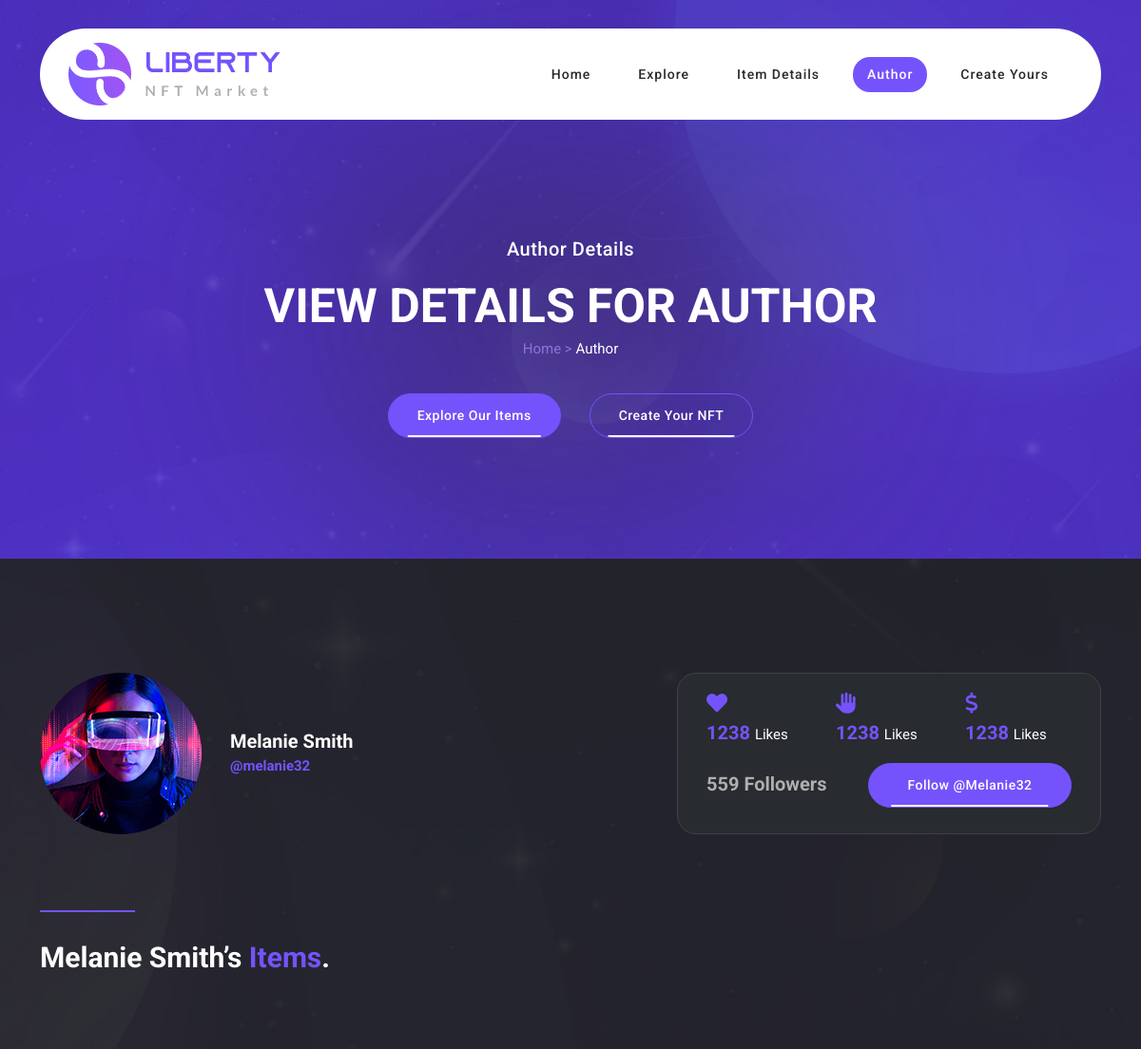
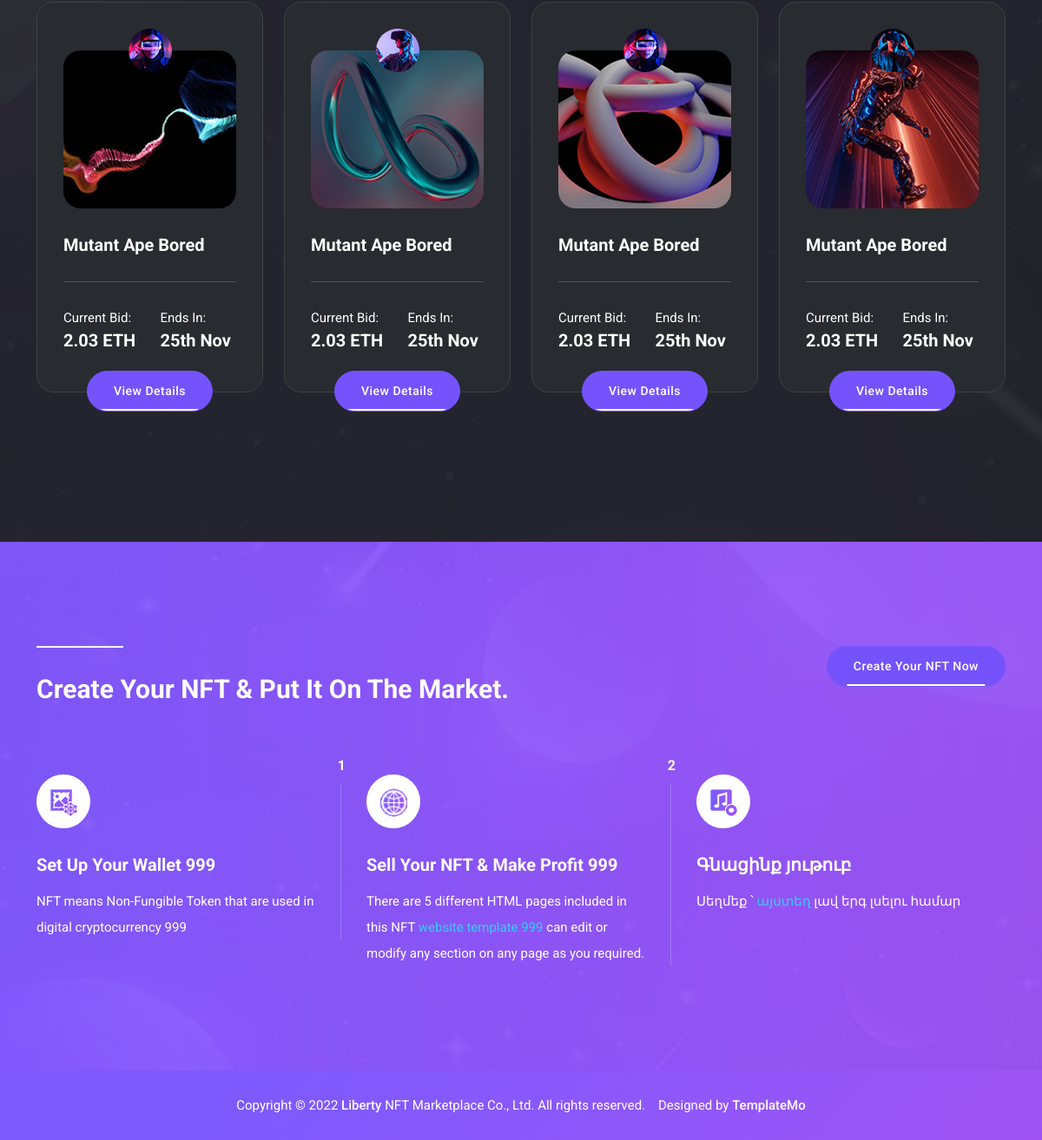
Page /author/ on the committed database (2 pictures, top to bottom).
### main/models.py (models this page shows)
class Home_page(models.Model):
    logo_img = models.ImageField('Logo image', upload_to='images')
    home = models.CharField('Home', max_length=30)
    author = models.CharField('Author', max_length=30)
    create = models.CharField('Create', max_length=30)
    details = models.CharField('Details', max_length=30)
    explore = models.CharField('Explore', max_length=30)

class HomeNFT_Info(models.Model):
    img = models.ImageField('Image', upload_to='images')
    title = models.CharField('Title', max_length=60)
    text1 = models.CharField('text1', max_length=256)
    text_linked = models.CharField('Linked text', blank=True, max_length=256)
    text3 = models.CharField('text3', blank=True, max_length=256)
    link = models.URLField('Link', blank=True)

### main/views.py (the view)
# urls.py: path('author/', views.author, name='author'),
def author(requests):
    home_info = Home_page.objects.all()[0]
    nft_info1 = HomeNFT_Info.objects.all()[0]
    nft_info2 = HomeNFT_Info.objects.all()[1]
    nft_info3 = HomeNFT_Info.objects.all()[2]
    return render(requests, 'main/author.html', context={
        'act':'author',
       'home_info':home_info ,
       'nft_info1':nft_info1,
       'nft_info2':nft_info2,
       'nft_info3':nft_info3,
    })

### main/templates/main/author.html
{% extends 'main/base.html' %}
{% block content %}
  <div class="page-heading normal-space">
    <div class="container">
      <div class="row">
        <div class="col-lg-12">
          <h6>Author Details</h6>
          <h2>View Details For Author</h2>
          <span>Home > <a href="#">Author</a></span>
          <div class="buttons">
            <div class="main-button">
              <a href="explore.html">Explore Our Items</a>
            </div>
            <div class="border-button">
              <a href="create.html">Create Your NFT</a>
            </div>
          </div>
        </div>
      </div>
    </div>
  </div>
  <div class="author-page">
    <div class="container">
      <div class="row">
        <div class="col-lg-6">
          <div class="author">
            <img src="assets/images/single-author.jpg" alt="" style="border-radius: 50%; max-width: 170px;">
            <h4>Melanie Smith <br> <a href="#">@melanie32</a></h4>
          </div>
        </div>
        <div class="col-lg-6">
          <div class="right-info">
            <div class="row">
              <div class="col-4">
                <div class="info-item">
                  <i class="fa fa-heart"></i>
                  <h6>1238 <em>Likes</em></h6>
                </div>
              </div>
              <div class="col-4">
                <div class="info-item">
                  <i class="fa fa-hand"></i>
                  <h6>1238 <em>Likes</em></h6>
                </div>
              </div>
              <div class="col-4">
                <div class="info-item">
                  <i class="fa fa-dollar"></i>
                  <h6>1238 <em>Likes</em></h6>
                </div>
              </div>
            </div>
            <div class="row">
              <div class="col-5">
                <h5>559 Followers</h5>
              </div>
              <div class="col-7">
                <div class="main-button">
                  <a href="#">Follow @melanie32</a>
                </div>
              </div>
            </div>
          </div>
        </div>
        <div class="col-lg-12">
          <div class="section-heading">
            <div class="line-dec"></div>
            <h2>Melanie Smith’s <em>Items</em>.</h2>
          </div>
        </div>
        <div class="col-lg-3 col-md-6">
          <div class="item">
            <div class="row">
              <div class="col-lg-12">
                <span class="author">
                  <img src="assets/images/author.jpg" alt="" style="max-width: 50px; border-radius: 50%;">
                </span>
                <img src="assets/images/discover-03.jpg" alt="" style="border-radius: 20px;">
                <h4>Mutant Ape Bored</h4>
              </div>
              <div class="col-lg-12">
                <div class="line-dec"></div>
                <div class="row">
                  <div class="col-6">
                    <span>Current Bid: <br> <strong>2.03 ETH</strong></span>
                  </div>
                  <div class="col-6">
                    <span>Ends In: <br> <strong>25th Nov</strong></span>
                  </div>
                </div>
              </div>
              <div class="col-lg-12">
                <div class="main-button">
                  <a href="details.html">View Details</a>
                </div>
              </div>
            </div>
          </div>
        </div>
        <div class="col-lg-3 col-md-6">
          <div class="item">
            <div class="row">
              <div class="col-lg-12">
                <span class="author">
                  <img src="assets/images/author-02.jpg" alt="" style="max-width: 50px; border-radius: 50%;">
                </span>
                <img src="assets/images/discover-06.jpg" alt="" style="border-radius: 20px;">
                <h4>Mutant Ape Bored</h4>
              </div>
              <div class="col-lg-12">
                <div class="line-dec"></div>
                <div class="row">
                  <div class="col-6">
                    <span>Current Bid: <br> <strong>2.03 ETH</strong></span>
                  </div>
                  <div class="col-6">
                    <span>Ends In: <br> <strong>25th Nov</strong></span>
                  </div>
                </div>
              </div>
              <div class="col-lg-12">
                <div class="main-button">
                  <a href="details.html">View Details</a>
                </div>
              </div>
            </div>
          </div>
        </div>
        <div class="col-lg-3 col-md-6">
          <div class="item">
            <div class="row">
              <div class="col-lg-12">
                <span class="author">
                  <img src="assets/images/author.jpg" alt="" style="max-width: 50px; border-radius: 50%;">
                </span>
                <img src="assets/images/discover-05.jpg" alt="" style="border-radius: 20px;">
                <h4>Mutant Ape Bored</h4>
              </div>
              <div class="col-lg-12">
                <div class="line-dec"></div>
                <div class="row">
                  <div class="col-6">
                    <span>Current Bid: <br> <strong>2.03 ETH</strong></span>
                  </div>
                  <div class="col-6">
                    <span>Ends In: <br> <strong>25th Nov</strong></span>
                  </div>
                </div>
              </div>
              <div class="col-lg-12">
                <div class="main-button">
                  <a href="details.html">View Details</a>
                </div>
              </div>
            </div>
          </div>
        </div>
        <div class="col-lg-3 col-md-6">
          <div class="item">
            <div class="row">
              <div class="col-lg-12">
                <span class="author">
                  <img src="assets/images/author-03.jpg" alt="" style="max-width: 50px; border-radius: 50%;">
                </span>
                <img src="assets/images/discover-04.jpg" alt="" style="border-radius: 20px;">
                <h4>Mutant Ape Bored</h4>
              </div>
              <div class="col-lg-12">
                <div class="line-dec"></div>
                <div class="row">
                  <div class="col-6">
                    <span>Current Bid: <br> <strong>2.03 ETH</strong></span>
                  </div>
                  <div class="col-6">
                    <span>Ends In: <br> <strong>25th Nov</strong></span>
                  </div>
                </div>
              </div>
              <div class="col-lg-12">
                <div class="main-button">
                  <a href="details.html">View Details</a>
                </div>
              </div>
            </div>
          </div>
        </div>
      </div>
    </div>
  </div>
  {% include 'inc/nft_info.html' %}
  {% endblock%}

### main/templates/main/base.html (shortened to what this page needs)
{% load static %}
<!DOCTYPE html>
<html lang="en">
  <head>
    <link href="{% static 'vendor/bootstrap/css/bootstrap.min.css' %}" rel="stylesheet">
    <link rel="stylesheet" href="{% static 'assets/css/fontawesome.css' %}">
    <link rel="stylesheet" href="{% static 'assets/css/templatemo-liberty-market.css' %}">
    <link rel="stylesheet" href="{% static 'assets/css/owl.css' %}">
    <link rel="stylesheet" href="{% static 'assets/css/animate.css' %}">
    <link rel="stylesheet"href="https://unpkg.com/swiper@7/swiper-bundle.min.css"/>
  </head>
<body>
  <header class="header-area header-sticky">
    <div class="container">
        <div class="row">
            <div class="col-12">
                <nav class="main-nav">
                    <a href="{% url 'index' %}" class="logo">
                        <img src="{{ home_info.logo_img.url }}" alt="">
                    </a>
                    <ul class="nav">
                        <li><a href="{% url 'index' %}" class="{% if act == 'index' %}active{% endif %}">{{ home_info.home }}</a></li>
                        <li><a href="{% url 'explore' %}" class="{% if act == 'explore' %}active{% endif %}">{{ home_info.explore }}</a></li>
                        <li><a href="{% url 'details' %}" class="{% if act == 'details' %}active{% endif %}">{{ home_info.details }}</a></li>
                        <li><a href="{% url 'author' %}" class="{% if act == 'author' %}active{% endif %}">{{ home_info.author }}</a></li>
                        <li><a href="{% url 'create' %}" class="{% if act == 'create' %}active{% endif %}">{{ home_info.create }}</a></li>
                    </ul>
                </nav>
            </div>
        </div>
    </div>
  </header>
  {% block content %} {% endblock%}
  <footer>
    <div class="container">
      <div class="row">
        <div class="col-lg-12">
          <p>Copyright © 2022 <a href="#">Liberty</a> NFT Marketplace Co., Ltd. All rights reserved.
          &nbsp;&nbsp;
          Designed by <a title="HTML CSS Templates" rel="sponsored" href="https://templatemo.com" target="_blank">TemplateMo</a></p>
        </div>
      </div>
    </div>
  </footer>
  </body>
</html>

### main/templates/inc/nft_info.html
<div class="create-nft">
    <div class="container">
      <div class="row">
        <div class="col-lg-8">
          <div class="section-heading">
            <div class="line-dec"></div>
            <h2>Create Your NFT & Put It On The Market.</h2>
          </div>
        </div>
        <div class="col-lg-4">
          <div class="main-button">
            <a href="{% url 'create' %}">Create Your NFT Now</a>
          </div>
        </div>
        <div class="col-lg-4">
          <div class="item first-item">
            <div class="number">
              <h6>1</h6>
            </div>
            <div class="icon">
              <img src="{{ nft_info1.img.url }}" alt="">
            </div>
            <h4>{{ nft_info1.title }}</h4>
            <p>{{ nft_info1.text1 }}</p>
          </div>
        </div>
        <div class="col-lg-4">
          <div class="item second-item">
            <div class="number">
              <h6>2</h6>
            </div>
            <div class="icon">
              <img src="{{ nft_info2.img.url }}" alt="">
            </div>
            <h4>{{ nft_info2.title }}</h4>
            <p>{{ nft_info2.text1 }} <a href="{{ nft_info2.link }}" target="_blank" rel="nofollow">{{ nft_info2.text_linked }}</a> {{ nft_info2.text3 }}</p>
          </div>
        </div>
        <div class="col-lg-4">
          <div class="item">
            <div class="icon">
              <img src="{{ nft_info3.img.url }}" alt="">
            </div>
            <h4>{{ nft_info3.title }}</h4>
            <p>{{ nft_info3.text1 }} <a rel="nofollow" href="{{ nft_info3.link }}" target="_parent">{{ nft_info3.text_linked }}</a> {{ nft_info3.text3 }}</p>
          </div>
        </div>
      </div>
    </div>
  </div>

### rows in the picture
Home_page: logo_img (picture), home "Home", explore "Explore", details "Item Details", author "Author", create "Create Yours"
HomeNFT_Info: img (picture), title "Set Up Your Wallet 999", text1 "NFT means Non-Fungible Token that are used in digital cryptocurrency 999"
HomeNFT_Info: img (picture), title "Sell Your NFT & Make Profit 999", text1 "There are 5 different HTML pages included in this NFT", text_linked "website template 999", text3 "can edit or modify any section on any page as you required."
HomeNFT_Info: img (picture), title "Գնացինք յութուբ", text1 "Սեղմեք ՝", text_linked "այստեղ", text3 "լավ երգ լսելու համար"
